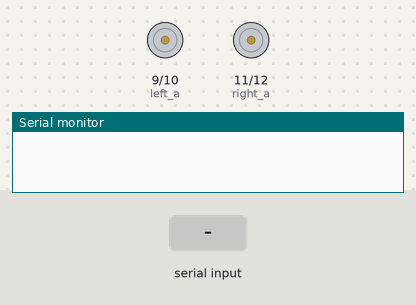
The sketch below on a simulated Arduino Uno, built with avr-gcc and run on an emulated ATmega328P. Shown: motor-driver pin pairs drawn as motors (green arrow = first pin HIGH = forward, orange = second pin HIGH = backward, longer = more drive), the last lines printed to the serial monitor. Inputs (shaded band) come from the test bench.

Above: at 1.2 s.
1.3 s: "w" received over Serial
At 2.2 s:
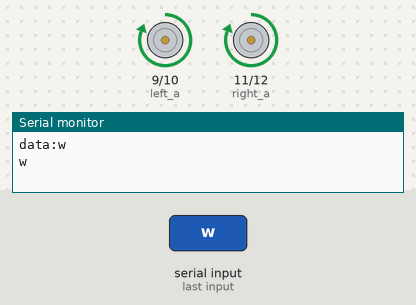
2.8 s: "x" received over Serial
At 3.3 s:
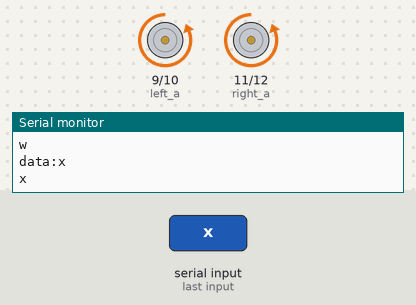
4.3 s: "a" received over Serial
At 5.5 s:
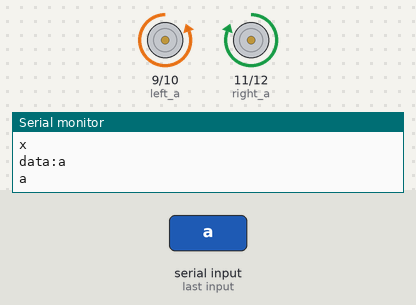
5.8 s: "d" received over Serial
At 6.8 s:
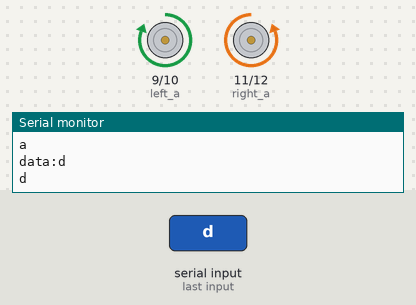
Timing chart, 0 to 8.3 s (numbered marks = the images above; inputs shaded):
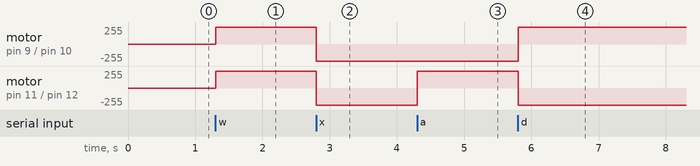

The sketch:

bcar.ino
```cpp
int  left_a = 9;
int  left_b = 10;
int  right_a = 11;
int  right_b = 12;
void setup() {
  // put your setup code here, to run once:
  Serial.begin(9600);//serial baud rate
  pinMode(left_a, OUTPUT);
  pinMode(left_b, OUTPUT);
  pinMode(right_a, OUTPUT);
  pinMode(right_b, OUTPUT);

}

void loop() {
  // put your main code here, to run repeatedly:

  if (Serial.available() > 0)//received data
  {
    String data;
    while (Serial.available() > 0) {
      data = data + char(Serial.read());
      delay(2);
    }
    Serial.println("data:" + data);
    if (data == "w") {
      Serial.println("w");
      forward();
    } if (data == "s") {
       Serial.println("s");
      stopward();
    } if (data == "x") {
       Serial.println("x");
      backward();
    } if (data == "a") {
       Serial.println("a");
      leftward();
    } if (data == "d") {
       Serial.println("d");
      rightward();
    }
  }
}
void forward() {
  digitalWrite(left_a, HIGH);
  digitalWrite(left_b, LOW);
  digitalWrite(right_a, HIGH);
  digitalWrite(right_b, LOW);
}
void backward() {
  digitalWrite(left_a, LOW);
  digitalWrite(left_b, HIGH);
  digitalWrite(right_a, LOW);
  digitalWrite(right_b, HIGH);
}
void leftward() {
  digitalWrite(left_a, LOW);
  digitalWrite(left_b, HIGH);
  digitalWrite(right_a, HIGH);
  digitalWrite(right_b, LOW);
}
void rightward() {
  digitalWrite(left_a, HIGH);
  digitalWrite(left_b, LOW);
  digitalWrite(right_a, LOW);
  digitalWrite(right_b, HIGH);
}
void stopward() {
  digitalWrite(left_a, LOW);
  digitalWrite(left_b, LOW);
  digitalWrite(right_a, LOW);
  digitalWrite(right_b, LOW);
}
```

Measured:
- after the input at 1.3 s, motor on pin 9 (left_a) / pin 10 (left_b), motor on pin 11 (right_a) / pin 12 (right_b): stopped → forward 255/255 at once
- after the input at 2.8 s, motor on pin 9 (left_a) / pin 10 (left_b), motor on pin 11 (right_a) / pin 12 (right_b): forward 255/255 → backward 255/255 at once
- after the input at 4.3 s, motor on pin 11 (right_a) / pin 12 (right_b): backward 255/255 → forward 255/255 at once
- after the input at 5.8 s, motor on pin 9 (left_a) / pin 10 (left_b): backward 255/255 → forward 255/255 at once; motor on pin 11 (right_a) / pin 12 (right_b): forward 255/255 → backward 255/255 at once
